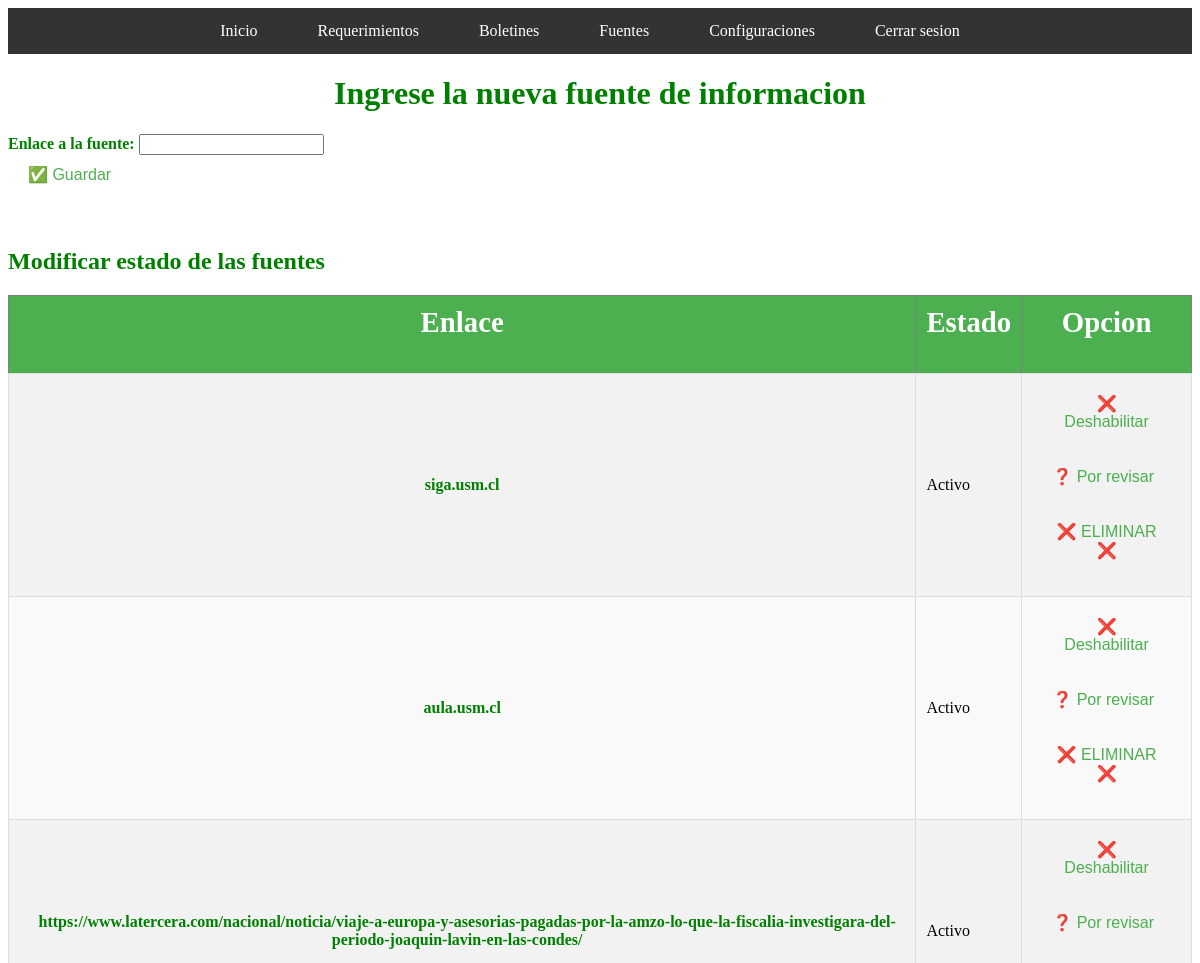
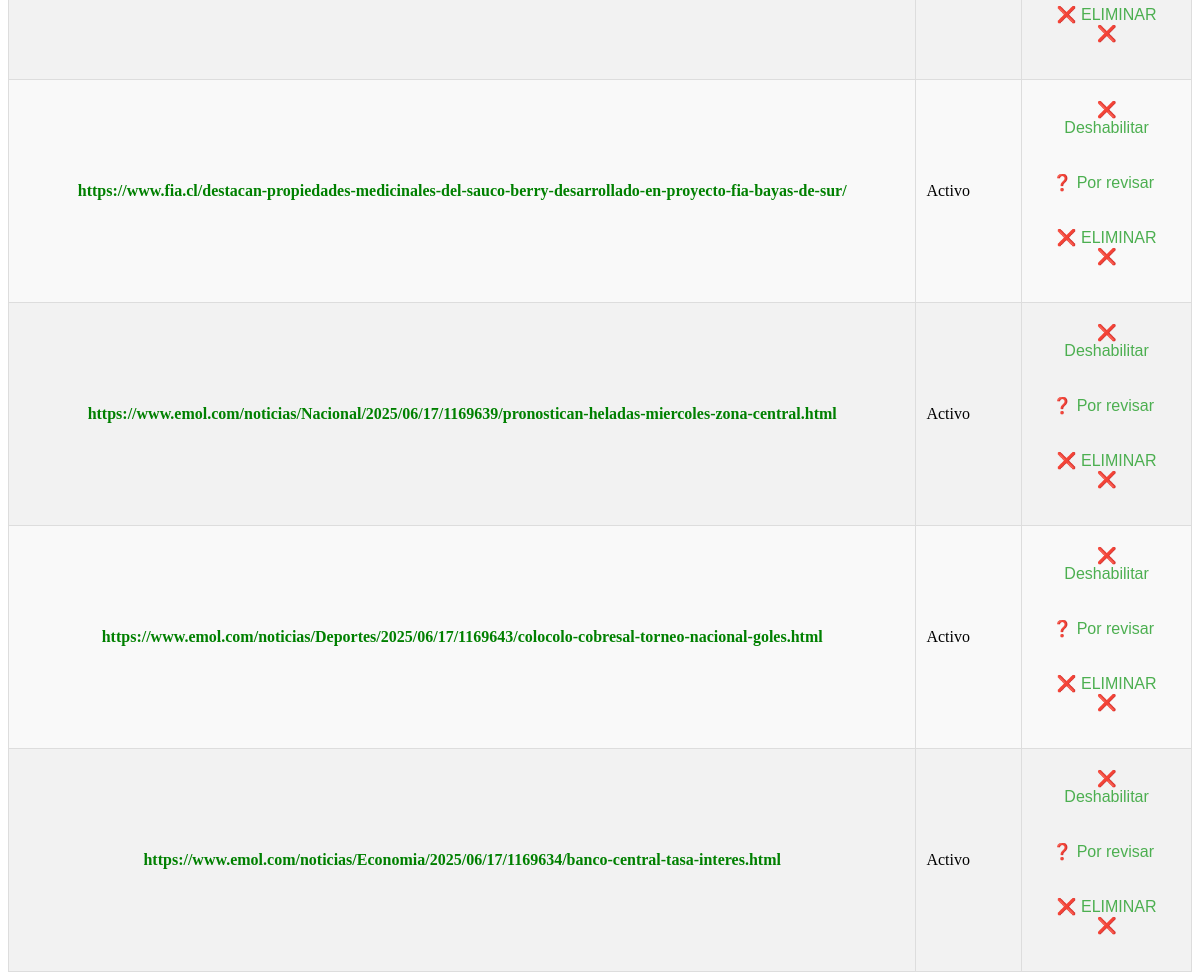
The app's page /administrar_fuentes/ (signed in), older data (2 pictures, top to bottom).
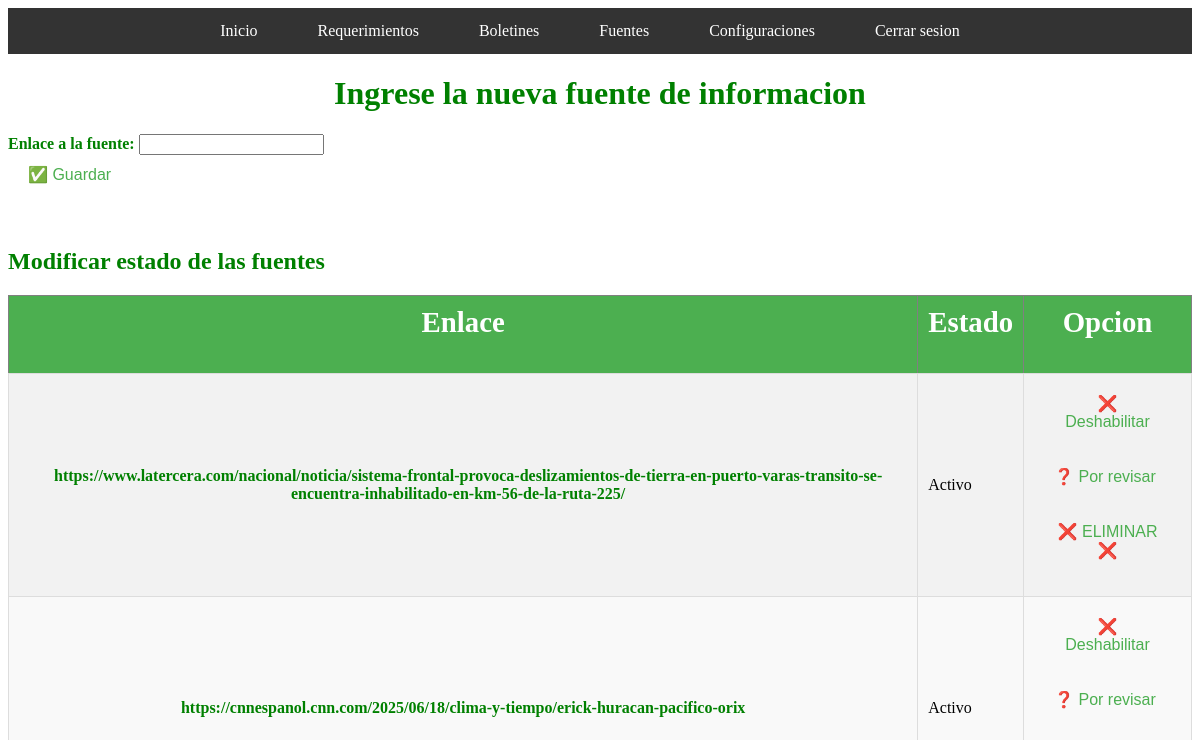
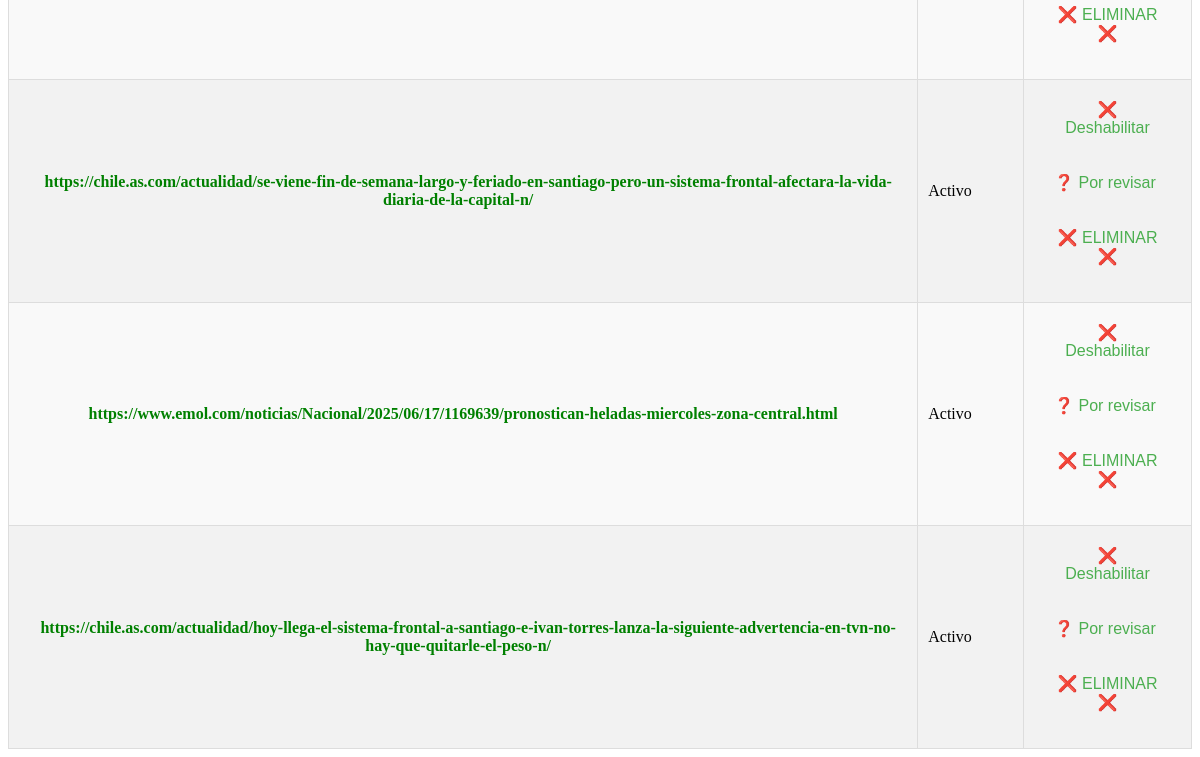
The same page, newer data (2 pictures, top to bottom).
### myapp/models.py (models this page shows, shortened)
class Fuente(models.Model):
    enlace = models.CharField(max_length=500)  # Link de la fuente
    estado = models.IntegerField(default=1)

### myapp/permisos.py (the view)
    @login_required
    @user_passes_test(lambda user: user.is_staff)
    def wrapped_view(request, *args, **kwargs):
        return view_func(request, *args, **kwargs)

### myapp/form.py
class CreateFuente(forms.Form):
    enlace = forms.CharField(label='Enlace',max_length=500)

### myapp/permisos.py (called while the page is built)
def staff_required(view_func):
    @login_required
    @user_passes_test(lambda user: user.is_staff)
    def wrapped_view(request, *args, **kwargs):
        return view_func(request, *args, **kwargs)
    return wrapped_view

### myapp/views.py (called while the page is built, shortened)
@staff_required
def administrar_fuentes(request):
    if request.method == ('GET'):
        return render(request, ADMINISTRAR_FUENTE,{'formulario': form.CreateFuente(),'fuentes':models.Fuente.objects.all()})

### myapp/templates/fuentes/administrar_fuentes.html (shortened to what this page needs)
{% extends 'menu.html' %}
{% block content %}
{% load static %}
<head>
    <link rel="stylesheet" href="{% static 'css/estilo_tablas.css' %}">
</head>
<h1 style="font-weight: bold; color: green; text-align: center;">Ingrese la nueva fuente de informacion</h1>
<form method='POST'>
    <div class="form-group">
        <label for="{{ formulario.enlace.id_for_label }}" style="font-weight: bold; color: green;">Enlace a la fuente: </label>
        {{ formulario.enlace }}
    </div>
    <button class="btn-invisible" type="submit">✅ Guardar</button>
</form>
{% if user.is_superuser %}
<br><h2 style="font-weight: bold; color: green;">Modificar estado de las fuentes</h2>
<table border = "1">
    <thead>
        <tr>
            <th><h2>Enlace</h2></th>
            <th><h2>Estado</h2></th>
            <th><h2>Opcion</h2></th>
        </tr>
    </thead>
    <tbody>
    {% for fuente in fuentes %}
                <tr>
                    <td>
                    <div style= "font-weight: bold; color: green; text-align: center;">
                        {% if fuente.enlace|slice:":7"|lower == 'http://' or fuente.enlace|slice:":8"|lower == 'https://' %}
                            <a href="{{ fuente.enlace }}" target="_blank" rel="noopener noreferrer" style="color: green;">
                                {{ fuente.enlace }}
                            </a>
                        {% else %}
                            <a href="https://{{ fuente.enlace }}" target="_blank" rel="noopener noreferrer" style="color: green;">
                                {{ fuente.enlace }}
                            </a>
                        {% endif %}
                    </div>
                    </td>
            {% if fuente.estado == 1 %}
                    <td>Activo</td>
                    <td>
                        <form method="post">
                            <button class="btn-invisible" type="submit">❌ Deshabilitar</button>
                        </form>
                        <form method="post">
                            <button class="btn-invisible" type="submit">❓ Por revisar</button>
                        </form>
            {% endif %}
            <form method="post">
                <button class="btn-invisible" type="submit">❌ ELIMINAR ❌</button>
            </form>
        </td>
        </tr>
    {% endfor %}
    </tbody>
</table>
{% endif %}
{% endblock %}

### myapp/templates/menu.html (shortened to what this page needs)
{% load static %}
{% if user.is_authenticated %}
    <nav class="navbar">
        <ul class="navbar-list">
    {% if user.is_superuser %}
            <li>
                <a href='/'>
                    Inicio
                </a>
            </li>
            <li>
                <a href="#">Requerimientos</a>
            </li>
            <li>
                <a href="#">Boletines</a>
            </li>
            <li>
                <a href="#">Fuentes</a>
            </li>
            <li>
                <a href='/modificar_configuraciones/'>
                    Configuraciones
                </a>
            </li>
    {% endif %}
            <li>
                <a href='/cerrar_sesion'>
                    Cerrar sesion
                </a>
            </li>
        </ul>
    </nav>
{% endif %}
{% block content %}
{% endblock %}

### myapp/static/css/estilo_tablas.css (style rules this page uses)
table { width: 100%; border-collapse: collapse; margin-top: 20px; }
th, td { padding: 10px; text-align: left; }
th { background-color: #4CAF50; color: white; font-size: 1.2em; text-align: center; }
td { background-color: #f2f2f2; border: 1px solid #ddd; }
tr:nth-child(even) td { background-color: #f9f9f9; }
a { color: #4CAF50; text-decoration: none; padding: 5px 10px; border-radius: 5px; }
.btn-invisible { background: none; border: none; color: #4CAF50; font-size: 1em; padding: 10px 20px; cursor: pointer; border-radius: 5px; }

### myapp/templates/menu.html (style rules this page uses)
.navbar { background-color: #333; overflow: visible; }
.navbar-list { list-style-type: none; margin: 0; padding: 0; display: flex; justify-content: center; }
.navbar-list li { display: inline-block; margin-right: 20px; position: relative; }
.navbar-list a { color: white; text-decoration: none; padding: 14px 20px; display: block; text-align: center; font-size: 16px; }

Row changes from the older to the newer data that the page shows:
removed Fuente: enlace "siga.usm.cl"
removed Fuente: enlace "aula.usm.cl"
removed Fuente: enlace "https://www.latercera.com/nacional/noticia/viaje-a-europa-y-asesorias-pagadas-por-la-amzo-lo-que-la-fiscalia-investigara-del-periodo-joaquin-lavin-en-las-condes/"
removed Fuente: enlace "https://www.fia.cl/destacan-propiedades-medicinales-del-sauco-berry-desarrollado-en-proyecto-fia-bayas-de-sur/"
removed Fuente: enlace "https://www.emol.com/noticias/Deportes/2025/06/17/1169643/colocolo-cobresal-torneo-nacional-goles.html"
removed Fuente: enlace "https://www.emol.com/noticias/Economia/2025/06/17/1169634/banco-central-tasa-interes.html"
added Fuente: enlace "https://www.latercera.com/nacional/noticia/sistema-frontal-provoca-deslizamientos-de-tierra-en-puerto-varas-transito-se-encuentra-inhabilitado-en-km-56-de-la-ruta-225/"
added Fuente: enlace "https://cnnespanol.cnn.com/2025/06/18/clima-y-tiempo/erick-huracan-pacifico-orix"
added Fuente: enlace "https://chile.as.com/actualidad/se-viene-fin-de-semana-largo-y-feriado-en-santiago-pero-un-sistema-frontal-afectara-la-vida-diaria-de-la-capital-n/"
added Fuente: enlace "https://chile.as.com/actualidad/hoy-llega-el-sistema-frontal-a-santiago-e-ivan-torres-lanza-la-siguiente-advertencia-en-tvn-no-hay-que-quitarle-el-peso-n/"
